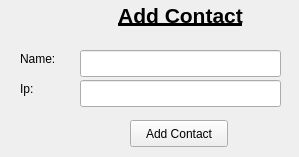
<?xml version="1.0" encoding="UTF-8"?>
<ui version="4.0">
 <class>AddContactWindow</class>
 <widget class="QMainWindow" name="AddContactWindow">
  <property name="geometry">
   <rect>
    <x>0</x>
    <y>0</y>
    <width>299</width>
    <height>157</height>
   </rect>
  </property>
  <property name="windowTitle">
   <string>MainWindow</string>
  </property>
  <widget class="QWidget" name="centralwidget">
   <widget class="QLabel" name="label">
    <property name="geometry">
     <rect>
      <x>70</x>
      <y>0</y>
      <width>221</width>
      <height>31</height>
     </rect>
    </property>
    <property name="text">
     <string>&lt;html&gt;&lt;head/&gt;&lt;body&gt;&lt;p align=&quot;center&quot;&gt;&lt;span style=&quot; font-size:16pt; font-weight:600; text-decoration: underline;&quot;&gt;Add Contact&lt;/span&gt;&lt;/p&gt;&lt;/body&gt;&lt;/html&gt;</string>
    </property>
   </widget>
   <widget class="QLabel" name="label_2">
    <property name="geometry">
     <rect>
      <x>20</x>
      <y>50</y>
      <width>66</width>
      <height>17</height>
     </rect>
    </property>
    <property name="text">
     <string>Name:</string>
    </property>
   </widget>
   <widget class="QLabel" name="label_3">
    <property name="geometry">
     <rect>
      <x>20</x>
      <y>80</y>
      <width>66</width>
      <height>17</height>
     </rect>
    </property>
    <property name="text">
     <string>Ip:</string>
    </property>
   </widget>
   <widget class="QLineEdit" name="user_name">
    <property name="geometry">
     <rect>
      <x>80</x>
      <y>50</y>
      <width>201</width>
      <height>27</height>
     </rect>
    </property>
    <property name="text">
     <string/>
    </property>
   </widget>
   <widget class="QLineEdit" name="ip">
    <property name="geometry">
     <rect>
      <x>80</x>
      <y>80</y>
      <width>201</width>
      <height>27</height>
     </rect>
    </property>
   </widget>
   <widget class="QPushButton" name="addContact">
    <property name="geometry">
     <rect>
      <x>130</x>
      <y>120</y>
      <width>98</width>
      <height>27</height>
     </rect>
    </property>
    <property name="text">
     <string>Add Contact</string>
    </property>
   </widget>
  </widget>
 </widget>
 <resources/>
 <connections/>
</ui>
